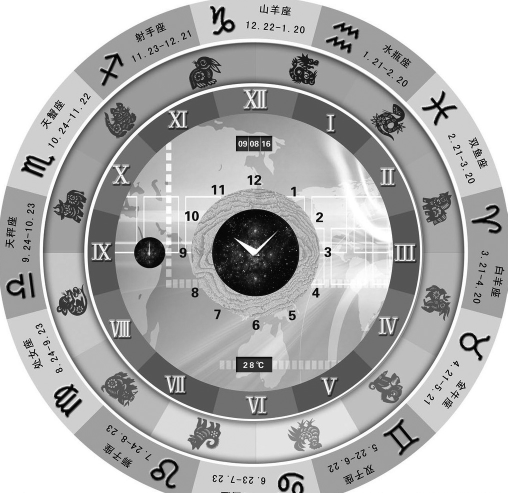
#> input picture data/img2.jpg, 1015 x 986 px, found by its file name (shown at 1/2 size)
$ python cv_polar.py
#> lines starting #> are read from the running program, lines starting #| are printed output that depends on the picture; after the words box and inside, x2 and y2 are one past the last pixel; in counts of white or black regions, pixels touching at a corner belong together
import cv2
import numpy as np
import sys
import math

def polar(I, center, r, theta= (0,360), rstep = 1.0, thetastep = 360.0/(180*8)):
	#得到距离最小最大的范围
	minr, maxr = r
	#得到角度最小最大范围
	mintheta, maxtheta = theta
	#
	H = int((maxr - minr) / rstep) +1
	W = int((maxtheta - mintheta) / thetastep) +1
	O = 125 * np.ones((H, W), I.dtype)
	r = np.linspace(minr,maxr,H)
	r = np.tile(r,(W,1))
	r = np.transpose(r)
	theta = np.linspace(mintheta,maxtheta,W)
	theta = np.tile(theta,(H,1))
	x,y=cv2.polarToCart(r,theta,angleInDegrees=True)


	#最近邻插值
	for i in range(H):
		for j in range(W):
			px = int(round(x[i][j])+cx)
			py = int(round(y[i][j])+cy)
			if((px >= 0 and px <= w-1) and (py >= 0 and py <= h-1)):
				O[i][j] = I[py][px]
			else:
				O[i][j] = 125#灰色
	return O

#主函数
if __name__ == "__main__":
	imagePath = "/Users/admin/Desktop/CL/Python/data/img2.jpg"
	image = cv2.imread(imagePath, cv2.IMREAD_GRAYSCALE)
#> image is the input picture: shape (986, 1015); min 0, max 255, mean 176.1

    #图像的宽高
	h,w = image.shape[:2]
#> h = 986; w = 1015
	print (w,h)
#| 1015 986
    #极左标变换的中心
	cx,cy = 508,503
	print (cx,cy)
	cv2.circle(image,(int(cx),int(cy)),10,(255.0,0,0),3)
#> image: shape (986, 1015); 0.03% of pixels changed, all inside (x1, y1, x2, y2) = (496, 491, 521, 516)
    #距离的最小最大半径 #200 550 270,340
	O = polar(image,(cx,cy),(0,550))
#> after the loop in polar, `for i in range(H):`:
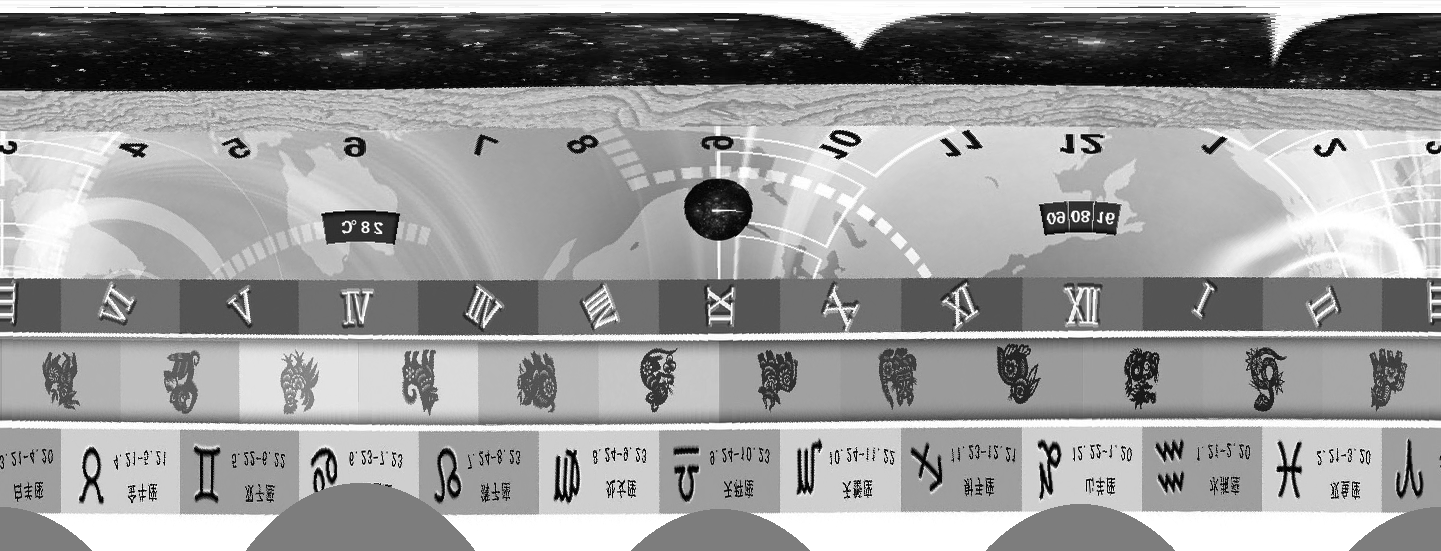
#> O: shape (551, 1441); min 0, max 255, mean 151.9
    #旋转
	O = cv2.flip(O,0)
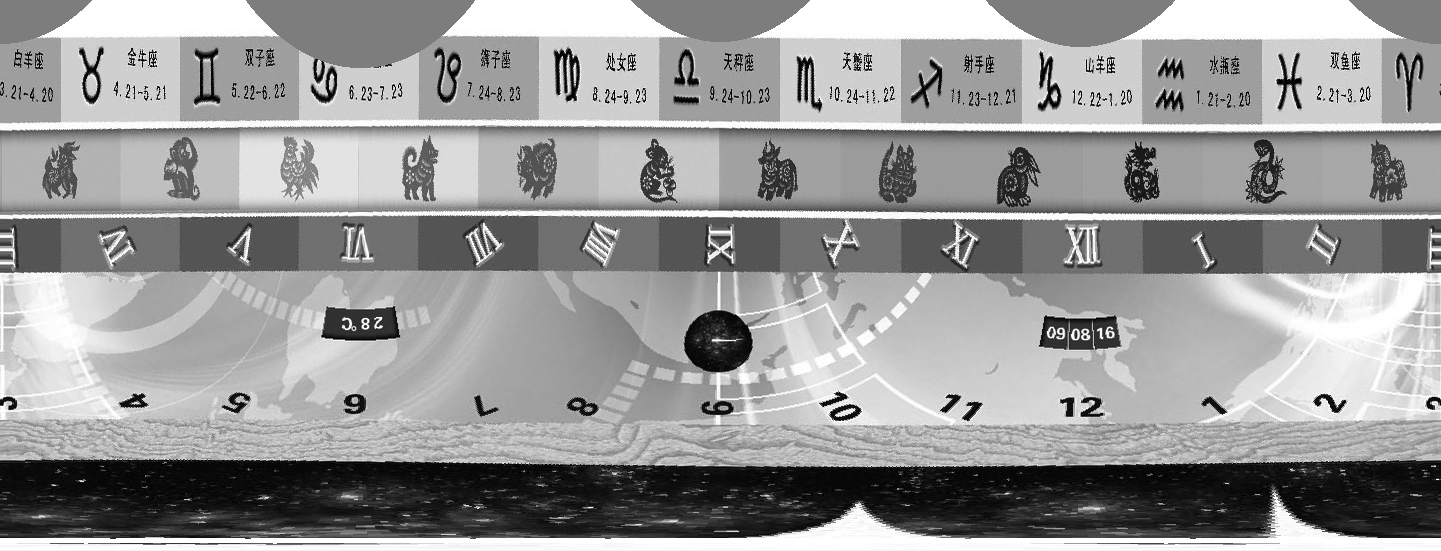
#> O: shape (551, 1441); min 0, max 255, mean 151.9
    #显示原图和输出图像
	cv2.imshow("image",image)
	cv2.imshow("O",O)
	cv2.imwrite("O.jpg",O)
	cv2.waitKey(0)
	cv2.destroyAllWindows()

$ run again, with data/img3.jpg copied over data/img2.jpg
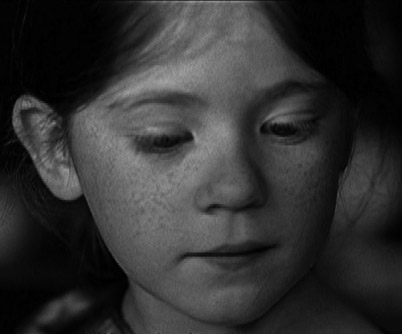
#> input picture data/img3.jpg, 402 x 334 px, found by its file name
#> image is the input picture: shape (334, 402); min 0, max 165, mean 49
#| 402 334
#> after the loop in polar, `for i in range(H):`:
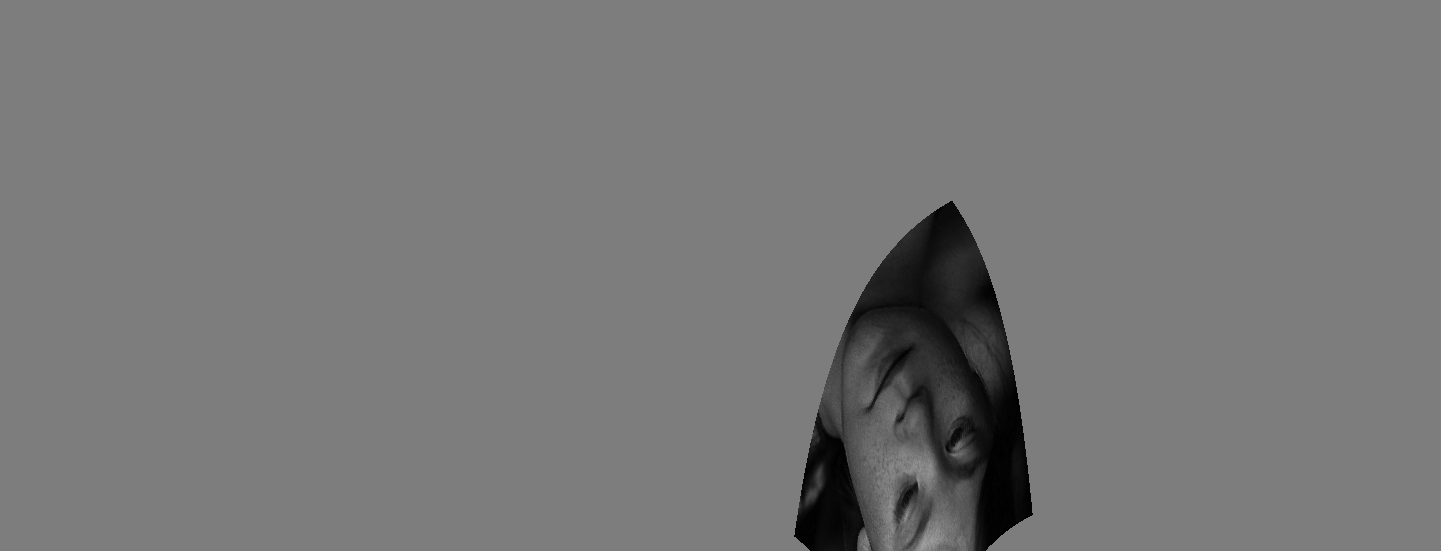
#> O: shape (551, 1441); min 0, max 165, mean 119.4
#> `O = cv2.flip(O,0)`:
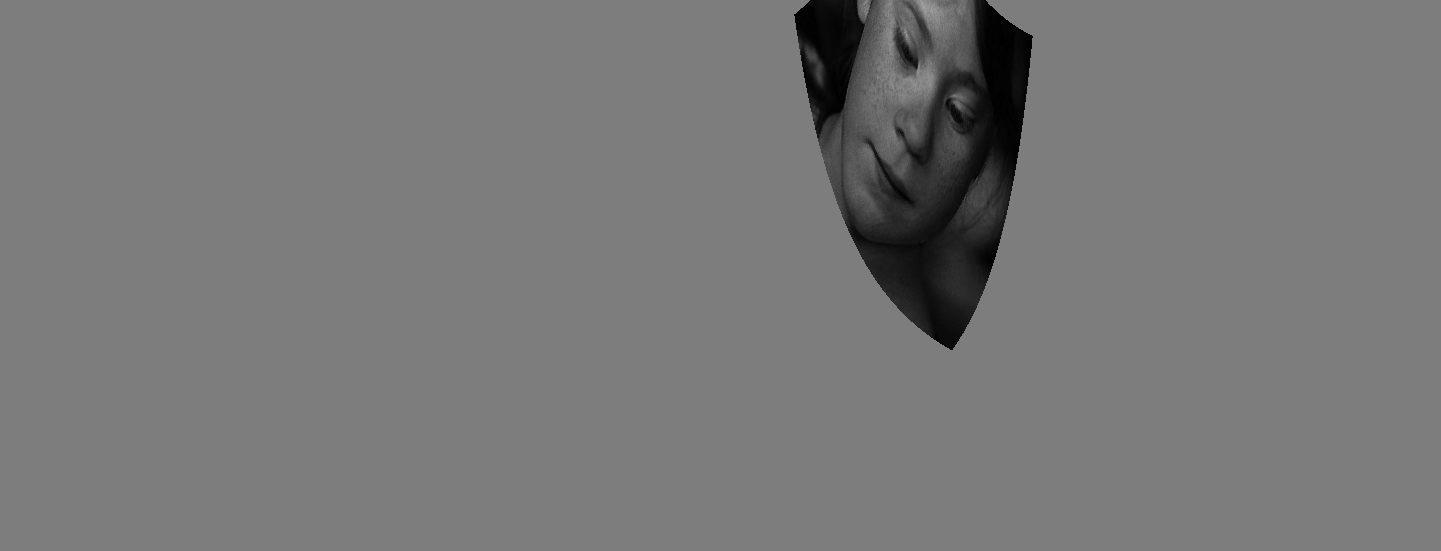
#> O: shape (551, 1441); min 0, max 165, mean 119.4
